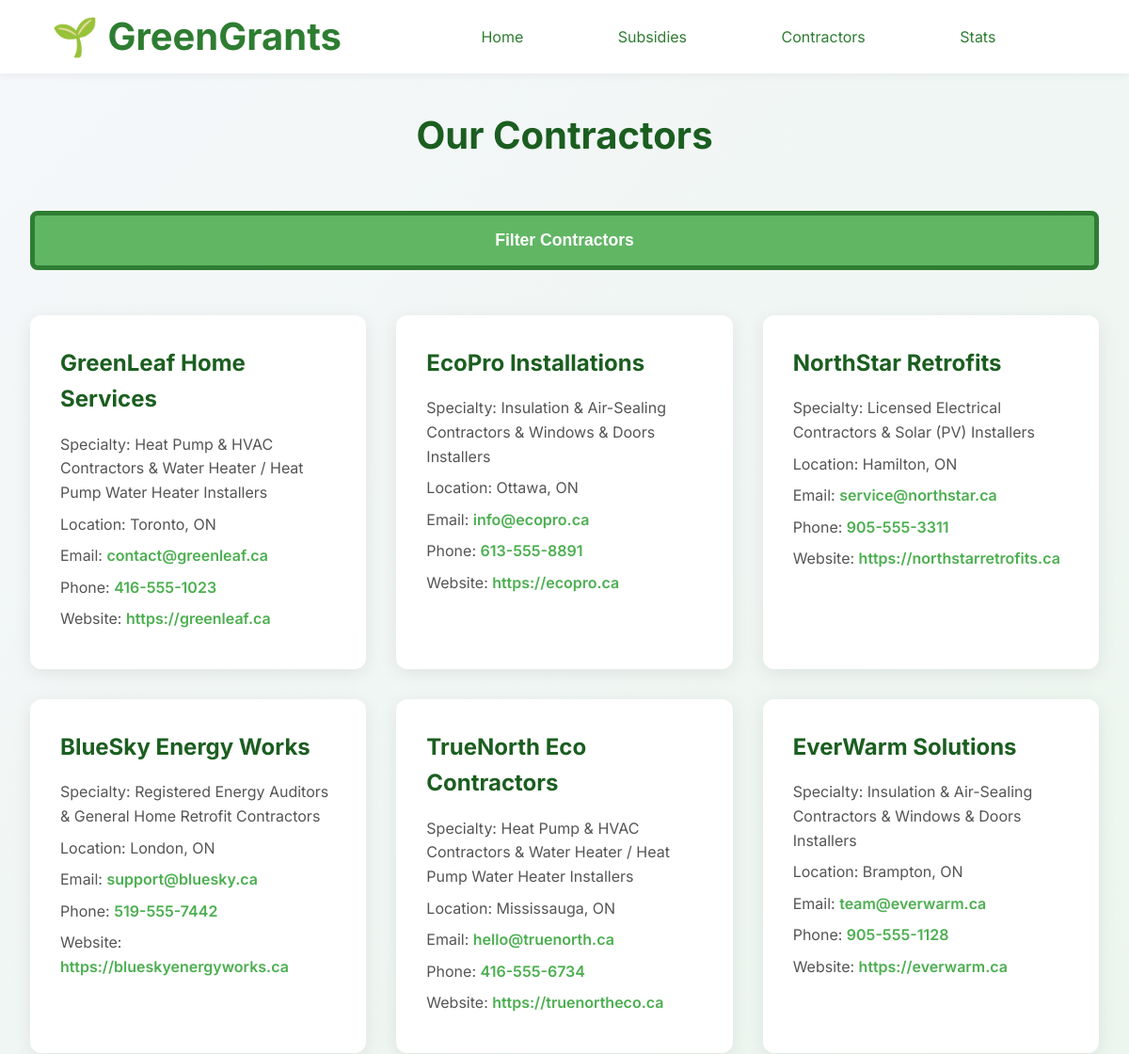
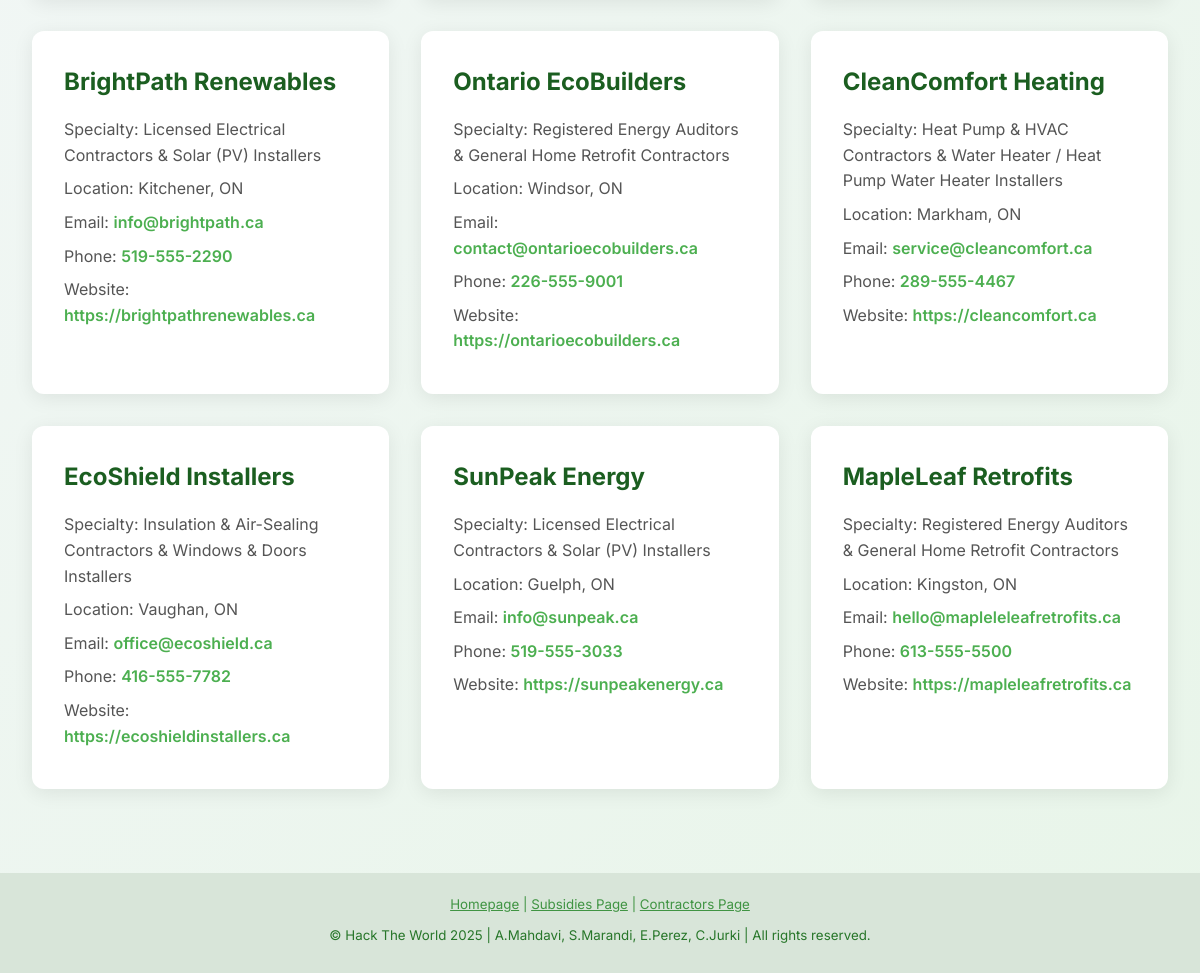
/contractors, run on the app's committed database (2 pictures, top to bottom).
### tables this page shows
CREATE TABLE contractors (id INTEGER PRIMARY KEY AUTOINCREMENT, name TEXT NOT NULL, specialty TEXT NOT NULL, phone TEXT NOT NULL, email TEXT NOT NULL, link TEXT, location TEXT NOT NULL, notes TEXT);

### app.py (the view, shortened to what this page needs)
@app.route('/contractors', methods=['GET'])
def contractors():
    types_selected = request.args.getlist('type')
    db = get_db_connection()
    sql = 'SELECT * FROM contractors'
    params = []
    if params:
        sql = sql + ' WHERE ' + types
    contractors = db.execute(sql, params).fetchall()
    db.close()
    contractor_list = [dict(c) for c in contractors]
    return render_template('contractors.html', contractors=contractors, filters={
        'types': types_selected,})

### app.py (called while the page is built)
def get_db_connection():
    db = sqlite3.connect('subsidies.db')
    db.row_factory = sqlite3.Row
    return db

### templates/contractors.html (shortened to what this page needs)
{% extends "layout.html" %}
{% block body %}
<div class="container">
    <h1>Our Contractors</h1>
    <div class="filter-bar">
        <button type="button" id="openFilter" class="btn_light">
            Filter Contractors
        </button>
    </div>
    <div class="contractor-list">
        {% for contractor in contractors %}
            <div class="contractor-card">
                <h2>{{ contractor.name }}</h2>
                <p>Specialty: {{ contractor.specialty }}</p>
                <p>Location: {{ contractor.location }}</p>
                <p>Email: <a href="mailto:{{ contractor.email }}">{{ contractor.email }}</a></p>
                <p>Phone: <a href="tel:{{ contractor.phone }}">{{ contractor.phone }}</a></p>
                {% if contractor.link %}
                    <p>Website: <a href="{{ contractor.link }}" target="_blank">{{ contractor.link }}</a></p>
                {% endif %}
            </div>
        {% endfor %}
    </div>
</div>
{% endblock %}

### static/style.css (style rules this page uses)
* { margin: 0; padding: 0; box-sizing: border-box; }
body { font-family: 'Inter', sans-serif; background: linear-gradient(135deg, #f5f7fa 0%, #e8f5e9 100%); color: #333; line-height: 1.6; margin-top: 3rem; min-height: 100vh; }
.container { max-width: 1200px; margin: 0 auto; padding: 0 20px; }
.btn_light { width: 100%; padding: 1rem; background: #61b664; color: white; border: solid 5px #2e7d32; border-radius: 8px; font-size: 1.1rem; font-weight: 600; cursor: pointer; transition: transform 0.2s, box-shadow 0.2s; margin-top: 1rem; }
.container { max-width: 1200px; margin: 0 auto; padding: 2rem; font-family: 'Inter', sans-serif; }
h1 { text-align: center; margin-bottom: 2rem; font-size: 2rem; color: #2d6a4f; }
.container h1 { font-size: 2.5rem; color: #1b5e20; text-align: center; margin: 2rem 0; }
.contractor-list { display: grid; grid-template-columns: repeat(auto-fit, minmax(280px, 1fr)); gap: 2rem; padding: 2rem 0; }
.contractor-card { background: white; border-radius: 12px; padding: 2rem; box-shadow: 0 4px 20px rgba(0, 0, 0, 0.08); transition: transform 0.2s, box-shadow 0.2s; }
.contractor-card h2 { font-size: 1.5rem; color: #1b5e20; margin-bottom: 1rem; }
.contractor-card p { font-size: 1rem; color: #555; margin-bottom: 0.5rem; }
.contractor-card a { color: #4caf50; text-decoration: none; font-weight: 600; }
.filter-bar { display: flex; justify-content: flex-end; margin-bottom: 1rem; }

### data on the page
contractors: name "GreenLeaf Home Services", specialty "Heat Pump & HVAC Contractors & Water Heater / Heat Pump Water Heater Installers", location "Toronto, ON", email "contact@greenleaf.ca", phone "416-555-1023", link "https://greenleaf.ca"
contractors: name "EcoPro Installations", specialty "Insulation & Air-Sealing Contractors & Windows & Doors Installers", location "Ottawa, ON", email "info@ecopro.ca", phone "613-555-8891", link "https://ecopro.ca"
contractors: name "NorthStar Retrofits", specialty "Licensed Electrical Contractors & Solar (PV) Installers", location "Hamilton, ON", email "service@northstar.ca", phone "905-555-3311", link "https://northstarretrofits.ca"
contractors: name "BlueSky Energy Works", specialty "Registered Energy Auditors & General Home Retrofit Contractors", location "London, ON", email "support@bluesky.ca", phone "519-555-7442", link "https://blueskyenergyworks.ca"
contractors: name "TrueNorth Eco Contractors", specialty "Heat Pump & HVAC Contractors & Water Heater / Heat Pump Water Heater Installers", location "Mississauga, ON", email "hello@truenorth.ca", phone "416-555-6734", link "https://truenortheco.ca"
contractors: name "EverWarm Solutions", specialty "Insulation & Air-Sealing Contractors & Windows & Doors Installers", location "Brampton, ON", email "team@everwarm.ca", phone "905-555-1128", link "https://everwarm.ca"
contractors: name "BrightPath Renewables", specialty "Licensed Electrical Contractors & Solar (PV) Installers", location "Kitchener, ON", email "info@brightpath.ca", phone "519-555-2290", link "https://brightpathrenewables.ca"
contractors: name "Ontario EcoBuilders", specialty "Registered Energy Auditors & General Home Retrofit Contractors", location "Windsor, ON", email "contact@ontarioecobuilders.ca", phone "226-555-9001", link "https://ontarioecobuilders.ca"
contractors: name "CleanComfort Heating", specialty "Heat Pump & HVAC Contractors & Water Heater / Heat Pump Water Heater Installers", location "Markham, ON", email "service@cleancomfort.ca", phone "289-555-4467", link "https://cleancomfort.ca"
contractors: name "EcoShield Installers", specialty "Insulation & Air-Sealing Contractors & Windows & Doors Installers", location "Vaughan, ON", email "office@ecoshield.ca", phone "416-555-7782", link "https://ecoshieldinstallers.ca"
contractors: name "SunPeak Energy", specialty "Licensed Electrical Contractors & Solar (PV) Installers", location "Guelph, ON", email "info@sunpeak.ca", phone "519-555-3033", link "https://sunpeakenergy.ca"
contractors: name "MapleLeaf Retrofits", specialty "Registered Energy Auditors & General Home Retrofit Contractors", location "Kingston, ON", email "hello@mapleleleafretrofits.ca", phone "613-555-5500", link "https://mapleleafretrofits.ca"
